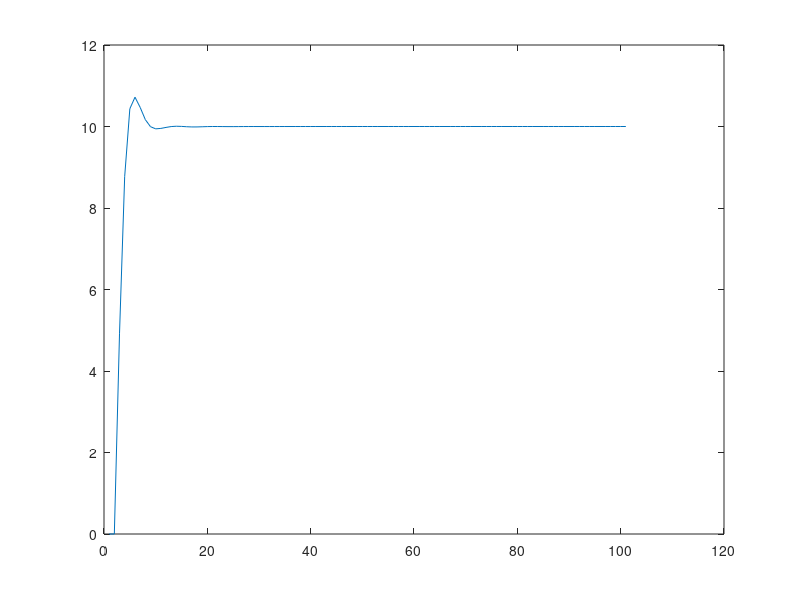

MATLAB code for this plot:
k = 4; T1 = 5; T2 = 10; T3 = 12;
inertia = k * tf(1, [T1 1]) * tf(1, [T2 1]) * tf(1, [T3 1]);
inertiaStateSpace = ss(inertia);
ssD = ss(inertiaStateSpace.a, inertiaStateSpace.b, inertiaStateSpace.c, inertiaStateSpace.d, 0.1);

% A = inertiaStateSpace.a;
% B = inertiaStateSpace.b;
% C = inertiaStateSpace.c;


A = [1, 0, 1, 0; 
    0, 1, 0, 1;
    0, 0, 1, 0;
    0, 0, 0, 1];

B = [0;
    0;
    1;
    0];

C = [1 1 0 0];

w = 10;

fi = [C*B 0 0; C*A*B C*B 0; C*A^2*B C*A*B C*B];
F = [C*A; C*A^2; C*A^3];

x = zeros(4,1);
J = 0;
H = fi' * fi + eye(3);
W = fi' * (-w * ones(3,1) + F * x);
y(1) = C*x;
v = zeros(3,1);
for j = 1:100
    W = fi' * (-w * ones(3,1) + F * x);
    %v = quadprog(H, W, [], [], [], [], -15 * ones(3, 1), 15 * ones(3, 1));
    for i = 1:100
        W = fi' * (-w * ones(3,1) + F * x);
        v = v - 0.1 * (H * v + W);
        J_prev = J;
        J = 0.5 * (v' * H * v) + v' * W;
        if abs(J - J_prev) < 0.01
            break
        end
    end
    x = A * x + v(1) * B;
    y(j+1) = C*x;
end

figure
plot(1:101, y);